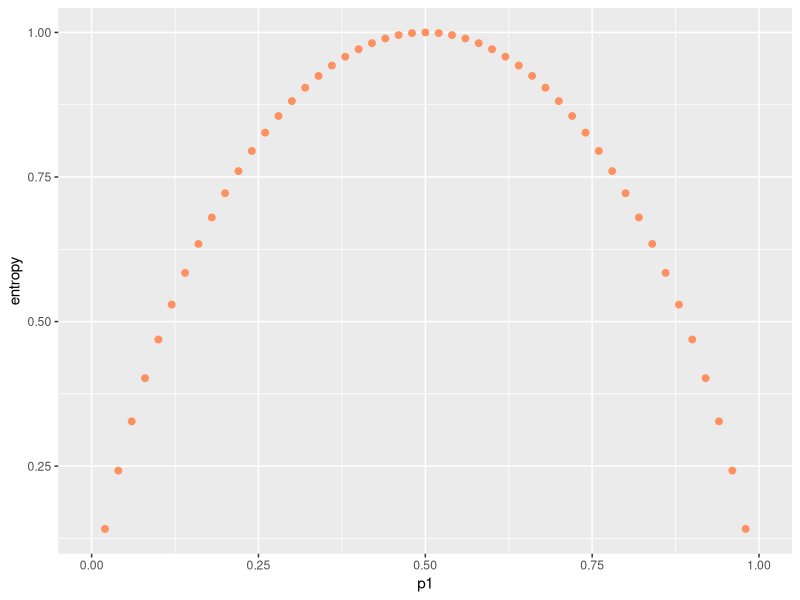

Write R code to recreate this figure.
## ---- chunk 1
library(dplyr)
library(ggplot2)
## ---- chunk 2
entropy <- function(x, b = 2) {
  probs <- x %>% table() %>% prop.table()
  self_information <- log(1/ probs, base = b)
  sum(probs * self_information)
}
## ---- chunk 3
entropy(c(1, 0, 0, 1))
entropy(c(0, 0, 0, 0))
entropy(c(0, 1, 1, 1))

## ---- chunk 4
tibble(p1 = seq(0, 1, by=0.02)) %>% 
  mutate(p2 = 1- p1) %>% 
  mutate(entropy = - p1 * log2(p1) - p2 * log2(p2)) %>% 
  ggplot(aes(p1, entropy)) +
  geom_point(colour = "#ff9060", size = 2)
## ---- chunk 5
IG <- function(data, label) {
  
}

